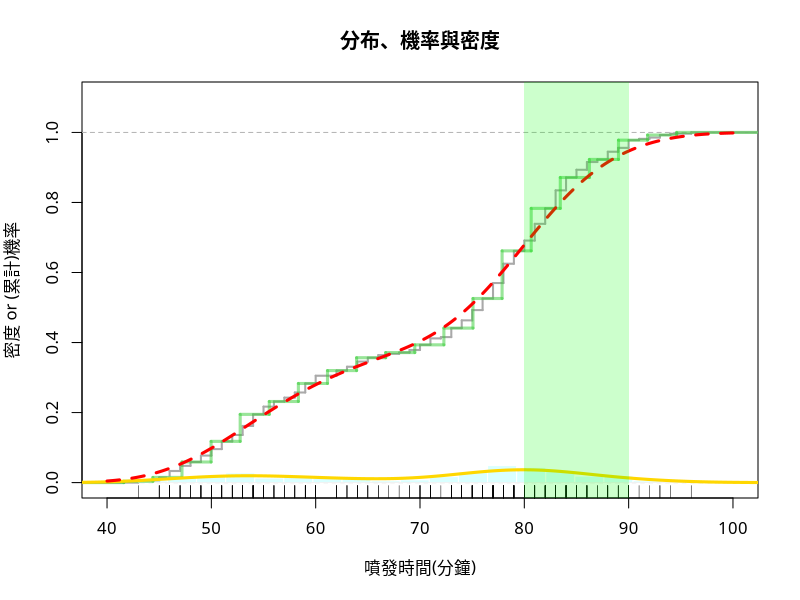

Source code (R):
## ---- chunk 1
D = faithful$waiting
DEN = density(D, adjust = 1)
PDF = approxfun(DEN$x, DEN$y, yleft=0, yright=0)
x1 = 80; x2 = 90
integrate(PDF, x1, x2)$value #PROB
## ---- chunk 2
DEN = density(D, adjust = 0.5)
PDF = approxfun(DEN$x, DEN$y, yleft=0, yright=0)
x1 = 80; x2 = 90
integrate(PDF, x1, x2)$value  #PROB
## ---- chunk 3
D=faithful$eruptions
DEN = density(D, adjust = 0.5)
PDF = approxfun(DEN$x, DEN$y, yleft=0, yright=0)

seq_time = seq(1,6,1/6)  #區間改為10秒(1/6hr)

F<- function(x){
  prob = integrate(PDF, x, x+(1/6))$value #算出機率
  (100-5)*prob+(-5)*(1-prob)  #算出期望值
}

exp <- sapply(seq_time,F )  #計算各個區間的期望值
d<-data.frame(seq_time,exp)  #區間與其對應期望值

## ---- chunk 4
d[d$exp > 0,] #押注期望值大於0的區間 
## ---- chunk 5
5*sum(d$exp > 0) #選出期望值大於0的區間,共9組,賭金5*9=45元
sum(d[d$exp > 0,2])  #大於0的期望值加總
## ---- chunk 6
D = faithful$waiting  # copy to a short name
summary(D) #得知資料範圍介於40~100之間
# Frame
plot(0,0,xlim=c(40,100),ylim=c(0,1.1),xlab="噴發時間(分鐘)", #將xlim改為(40,100)
     ylab="密度 or (累計)機率", main="分布、機率與密度",family = 'LiHeiPro')
abline(h=1, col='lightgray', lwd=0.25, lty=2)

# Empirical PDF
rug(D)
# Empirical CDF
plot(ecdf(D), cex=0, verticals=T, lwd=2, col='darkgray', add=T)

# Histogram PDF
Bins = 20                             # no. bins
bx = seq(min(D), max(D), length=Bins) # break sequence 
hist(D, col="#B3FFFF7F", border="white", ylim=c(0,1.1),
     freq=FALSE, breaks=bx, add=T)

abline(h=0, col='lightgray', lwd=0.25)
# Histogram CDF
adj = (bx[2] - bx[1])/2
steps = stepfun(bx-adj, c(0, sapply(bx, function(b) mean(D <= b))))
plot(steps, cex=0, col='#33CC337F', lwd=3, lty=1, add=T)

# Smooth PDF
Adjust = 1    # bandwidth adjustment
DEN = density(D, adjust = Adjust)
lines(DEN, col='gold', lwd=3)
# Smooth CDF
PDF = approxfun(DEN$x, DEN$y, yleft=0, yright=0)
x = seq(40,100,0.1)  #將時間範圍改成40~100,每0.1設為一個區間
y = sapply(x, function(i) integrate(PDF, -Inf, i)$value)
lines(x, y, col='red', lwd=3, lty=2) 

# Mark Range
x1 = 80
x2 = 90
rect(x1,-0.1,x2,1.2,col= rgb(0,1,0,alpha=0.2),border=NA)
# x = seq(x1, x2, length=100)
# polygon(c(x, x2, x1),  c(PDF(x), 0, 0), col="#FF99003F", border=NA)
# Calculate Probability
integrate(PDF, x1, x2)$value
